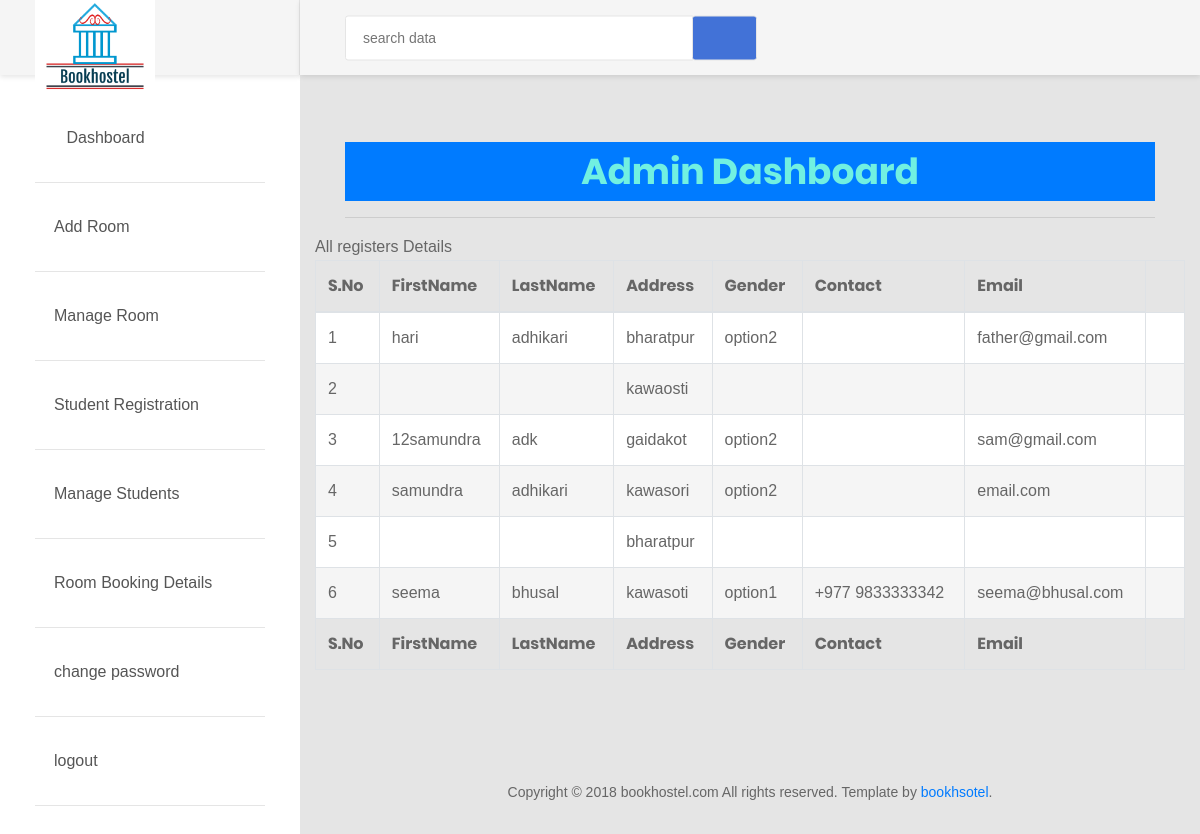
Screenshot of /admin/useraccess.php (signed in) with the database file from the repository.
### tables this page shows
CREATE TABLE `register` (
  `Id` int(20) NOT NULL,
  `First_name` varchar(20) NOT NULL,
  `Last_name` varchar(20) NOT NULL,
  `Address` varchar(25) NOT NULL,
  `Gender` varchar(250) NOT NULL,
  `Contact` varchar(20) NOT NULL,
  `Email_ID` varchar(25) NOT NULL,
  `Password` varchar(25) NOT NULL,
  `Cpassword` varchar(100) NOT NULL,
  `TimeUpd` varchar(50) NOT NULL
);

### admin/useraccess.php (the view, shortened to what this page needs)
	<?php include('header.php');?>
	<div class="ts-main-content">
		<div class="content-wrapper">
			<div class="container-fluid">
				<div class="row">
					<div class="col-md-12">
						<div class="panel panel-default">
							<div class="panel-heading">All registers Details</div>
							<div class="panel-body">
								<table id="zctb" class="display table table-striped table-bordered table-hover" cellspacing="0" width="100%">
									<thead>
										<tr>
											<th>S.No</th>
											<th>FirstName</th>
											<th>LastName</th>
											<th>Address</th>
											<th>Gender</th>
											<th>Contact</th>
											<th>Email</th>
										</tr>
									</thead>
									  <tfoot>
										<tr>
											<th>S.No</th>
											<th>FirstName</th>
											<th>LastName</th>
											<th>Address</th>
											<th>Gender</th>
											<th>Contact</th>
											<th>Email</th>
										</tr>
									</tfoot>
									<tbody>
<?php
$ret="select * from register";
$stmt= $mysqli->prepare($ret) ;
$stmt->execute() ;
$res=$stmt->get_result();
$cnt=1;
while($row=$res->fetch_object())
	  {
	  	?>
<tr><td><?php echo $cnt;;?></td>
<td><?php echo $row->First_name;?></td>
<td><?php echo $row->Last_name;?></td>
<td><?php echo $row->Address;?></td>
<td><?php echo $row->Gender;?></td>
<td><?php echo $row->Contact;?></td>
<td><?php echo $row->Email_ID;?></td>
<td>
<a href="useraccess.php?del=<?php echo $row->Id;?>" title="Delete Record" onclick="return confirm("Do you want to delete");"><i class="fa fa-close"></i></a></td>
										</tr>
									<?php
$cnt=$cnt+1;
									 } ?>
									</tbody>
								</table>
							</div>
						</div>
					</div>
				</div>
			</div>
		</div>
	</div>
	<?php include('footer.php');?>

### rows the page displays
register: First_name "hari", Last_name "adhikari", Address "bharatpur", Gender "option2", Email_ID "father@gmail.com"
register: Address "kawaosti"
register: First_name "12samundra", Last_name "adk", Address "gaidakot", Gender "option2", Email_ID "sam@gmail.com"
register: First_name "samundra", Last_name "adhikari", Address "kawasori", Gender "option2", Email_ID "email.com"
register: Address "bharatpur"
register: First_name "seema", Last_name "bhusal", Address "kawasoti", Gender "option1", Contact "+977 9833333342", Email_ID "seema@bhusal.com"
